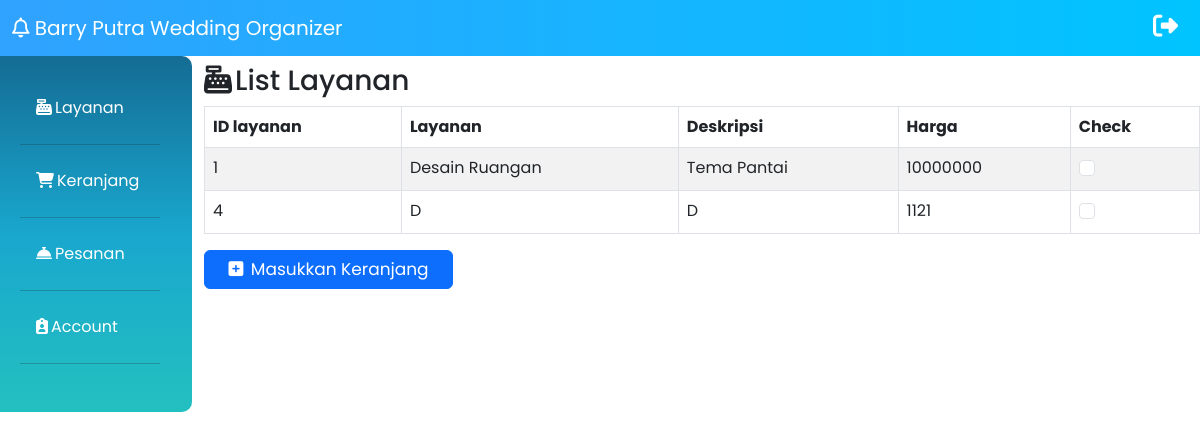
The app's page /pelanggan_layanan.php (signed in) with its own data.
### tables this page shows
CREATE TABLE IF NOT EXISTS `layanan` (
  `id_layanan` int(11) NOT NULL AUTO_INCREMENT,
  `nama_layanan` varchar(100) NOT NULL,
  `deskripsi` varchar(100) NOT NULL,
  `harga` int(12) NOT NULL DEFAULT 0,
  PRIMARY KEY (`id_layanan`)
);

### pelanggan_layanan.php (the view, shortened to what this page needs)
<!doctype html>
<html lang="en">
<head>
    <link href="https://cdn.jsdelivr.net/npm/bootstrap@5.3.0-alpha3/dist/css/bootstrap.min.css" rel="stylesheet">
    <link rel="stylesheet" href="Pelanggan.css">
    <link rel="stylesheet" href="fontawesome/css/all.css">
</head>
<body>
    <nav class="navbar fixed-top">
        <div class="container-fluid">
            <a class="navbar-brand text-white">
                <i class="fa-regular fa-bell"></i>
                Barry Putra Wedding Organizer
            </a>
            <div class="icon">
                <a href="logout.php" style="text-decoration: none;">
                    <i class="fas fa-right-from-bracket text-white" data-toggle="tooltip" title="Sign Out"></i>
                </a>
            </div>
        </div>
    </nav>
    <div class="row no-gutters mt-5">
        <div class="col-md-2 mt-2 p-3">
            <ul class="nav flex-column m-lg-3 mb-5">
                <li class="nav-item">
                    <a class="nav-link" href="pelanggan_layanan.php"><i class="fa-solid fa-cash-register"></i>Layanan</a>
                    <hr class="bg-secondary">
                </li>
                <li class="nav-item">
                    <a class="nav-link" href="pelanggan_keranjang.php"><i class="fa-solid fa-cart-shopping"></i>Keranjang</a>
                    <hr class="bg-secondary">
                </li>
                <li class="nav-item">
                    <a class="nav-link" href="pelanggan_pesanan.php"><i class="fa-solid fa-bell-concierge"></i>Pesanan</a>
                    <hr class="bg-secondary">
                </li>
                <li class="nav-item">
                    <a class="nav-link" href="pelanggan_akun.php"><i class="fa-solid fa-clipboard-user"></i>Account</a>
                    <hr class="bg-secondary">
                </li>
            </ul>
        </div>
        <div class="col-md-10 mt-3">
            <h3><i class="fa-solid fa-cash-register"></i>List Layanan</h3>
            <?php
            include 'koneksi.php';
            $query = "SELECT * FROM layanan ";
            $result = mysqli_query($conn, $query);
            ?>
            <div class="table-container">
                <form action="" method="POST">
                    <table class="table table-striped table-bordered">
                        <thead>
                            <tr>
                                <th scope="col">ID layanan</th>
                                <th scope="col">Layanan</th>
                                <th scope="col">Deskripsi</th>
                                <th scope="col">Harga</th>
                                <th scope="col">Check</th>
                            </tr>
                        </thead>
                        <tbody>
                            <?php
                            while ($row = mysqli_fetch_assoc($result)) :
                            ?>
                                <tr>
                                    <td><?= $row['id_layanan'] ?></td>
                                    <td><?= $row['nama_layanan'] ?></td>
                                    <td><?= $row['deskripsi'] ?></td>
                                    <td><?= $row['harga'] ?></td>
                                    <td>
                                        <div class="form-check">
                                            <input class="form-check-input" type="checkbox" name="selectedRows[]" value="<?= $row['id_layanan'] ?>">
                                        </div>
                                    </td>
                                </tr>
                            <?php endwhile; ?>
                        </tbody>
                    </table>
                    <button type="submit" class="btn btn-primary w-25 mb-3" name="addToCart">
                        <i class="fa-solid fa-square-plus rounded"></i> Masukkan Keranjang
                    </button>
                </form>
            </div>
        </div>
    </div>
</body>
</html>

### Pelanggan.css (style rules this page uses)
* { font-family: 'Poppins', sans-serif; }
.navbar { background-image: linear-gradient(to left, #00C4FF, #30A2FF); }
.navbar-brand { font-size: 20px; color: white; }
.fa-right-from-bracket { margin-right: 10px; font-size: 25px; color: black; }
.col-md-2 { background-image: linear-gradient(to top, rgb(35, 192, 192), #19A7CE, #146C94); border-radius: 10px; }
.nav-link { color: white; }
.fa-solid { margin-right: 3px; }
.btn-primary { font-size: 17px; }

### records on screen
layanan: id_layanan "1", nama_layanan "Desain Ruangan", deskripsi "Tema Pantai", harga "10000000"
layanan: id_layanan "4", nama_layanan "D", deskripsi "D", harga "1121"
